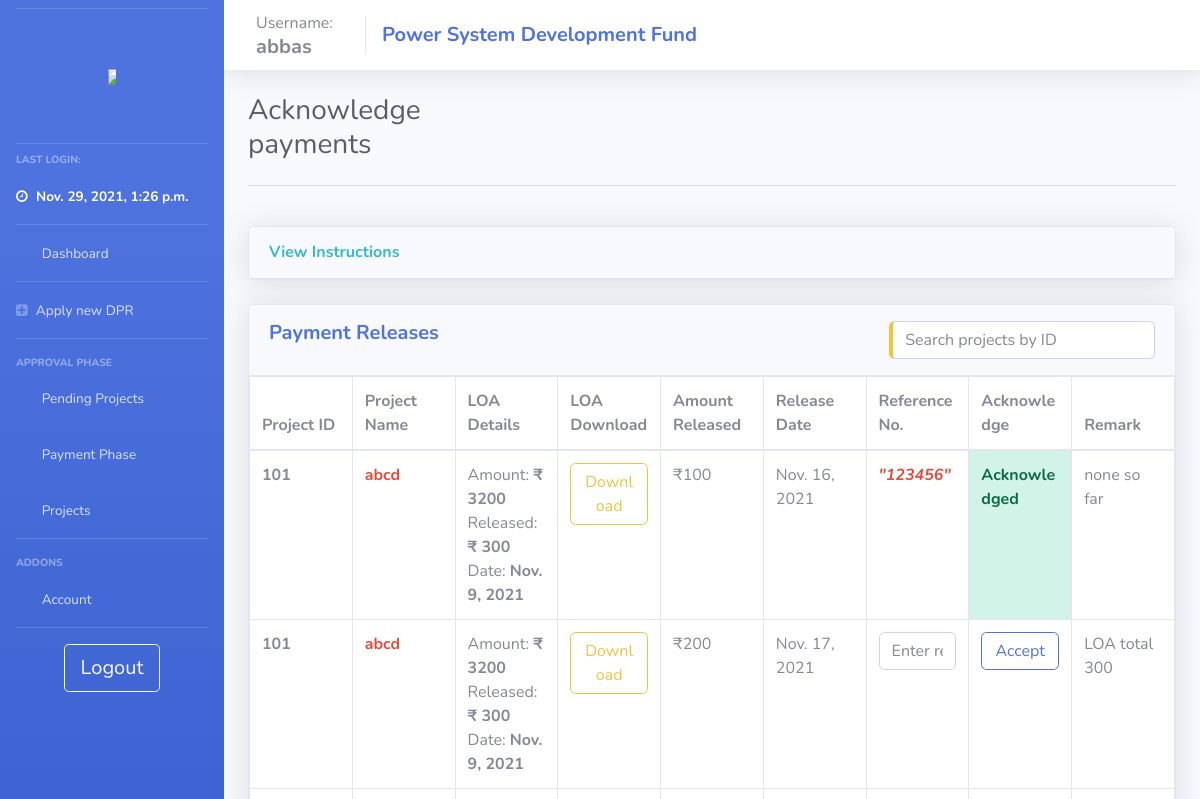
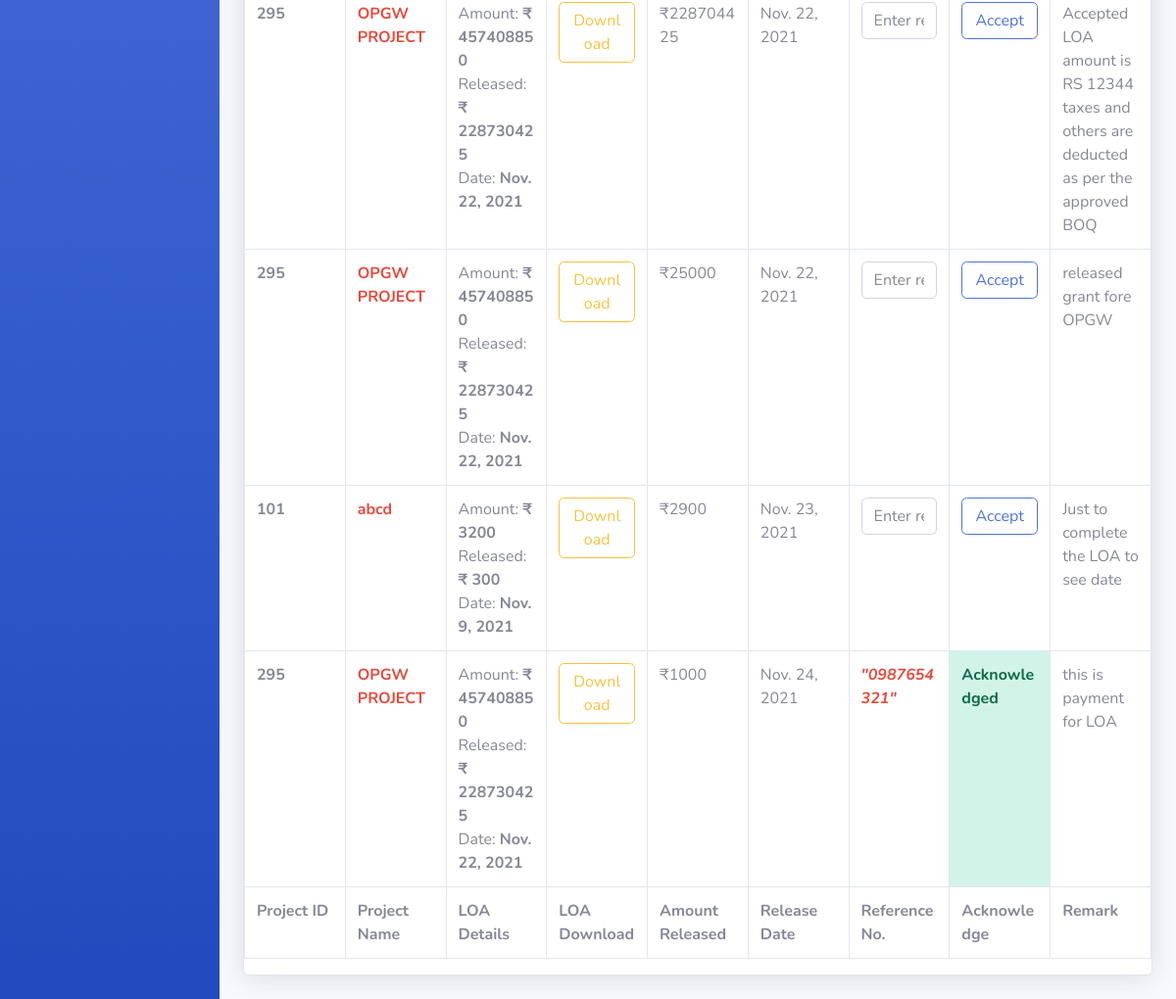
The page /user_ack_pay/ (signed in) on the database its author committed (2 pictures, top to bottom).
### psdf_main/models.py (models this page shows)
class users(models.Model):
    username = models.CharField(max_length=200, null = False, unique = True)
    password = models.CharField(max_length=200, null = True)
    nodal = models.CharField(max_length=200, null = True)
    region = models.CharField(max_length=20, null = True)
    email = models.TextField(max_length=50, null=True)
    utilname = models.CharField(max_length=400, null = True)
    contact = models.CharField(max_length=10, null = True)
    address = models.CharField(max_length=500, null = True)
    reqdate = models.DateField(auto_now_add=True,null = True)
    aprdate = models.DateField( null = True)
    lastlogin = models.DateTimeField(null = True)
    admin = models.BooleanField(default=False)
    auditor = models.BooleanField(default=False)
    active = models.BooleanField(default=False)
    activate = models.BooleanField(default=False)
    notification = models.TextField(null=True)
    tpd = models.TextField(null=True)

class payment(models.Model):
    project = models.ForeignKey(projects, null = True, on_delete= models.CASCADE)
    user = models.ForeignKey(users, null = True, on_delete= models.CASCADE)
    loa = models.ForeignKey(loadata, null=True, on_delete= models.CASCADE)
    ref_no = models.TextField(null=True, default='Not available')
    amount = models.IntegerField(null=True)
    release_date = models.DateField(null=True, auto_now_add=True)
    recv_date = models.DateField(null=True)
    filepath = models.TextField(null = True)
    remark = models.TextField(null=True, default = 'Not Available')
    ack = models.BooleanField(default= False)

class projects(models.Model):
    userid = models.ForeignKey(users, null = True, on_delete = models.SET_NULL)
    name = models.CharField(max_length=200, null = False)
    newid = models.IntegerField(null = True, unique=True)
    dprsubdate = models.DateField(null = True)
    amt_asked = models.IntegerField(null = False)
    amt_approved = models.IntegerField(null = True)
    amt_released = models.IntegerField(default = 0)
    schedule = models.IntegerField(null = True)
    fundcategory = models.CharField(max_length=20, null = True)
    projectpath = models.TextField(null = True)
    quantumOfFunding = models.IntegerField(null = True)
    status = models.CharField(max_length=1, null = True, default = '1')
    submitted_boq  = models.TextField(null=True)
    approved = models.BooleanField(default = False)
    ext = models.TextField(null=True)
    extF = models.TextField(null=True)
    deny = models.BooleanField(default = False)
    remark = models.TextField(null = True)
    remark_date = models.DateField(null = True)
    completedate = models.DateField(null = True)
    denydate = models.DateField(null = True)
    approvedate = models.DateField(null = True)
    tesg_list = models.TextField(null=True)
    dpraprdate = models.DateField(null = True, auto_now_add=True)
    tesgaprdate = models.DateField(null = True)
    appraprdate = models.DateField(null = True)
    moniaprdate = models.DateField(null = True)
    workflow = models.TextField(null=True)
    sanction_date = models.DateField(null=True)
    doc_path = models.TextField(null=True)
    doc_sign_date = models.DateField(null=True)
    completed = models.BooleanField(null=True, default=False)

class loadata(models.Model):
    project = models.ForeignKey(projects, null = True, on_delete= models.CASCADE)
    user = models.ForeignKey(users, null = True, on_delete= models.CASCADE)
    amt = models.IntegerField(null=True)
    amt_released = models.IntegerField(null=True, default=0)
    filepath = models.TextField(null=True)
    subdate = models.DateField(null = True)
    compdate = models.DateField(null = True, auto_now_add=False)
    ackdate = models.DateField(null=True)
    completed = models.BooleanField(default = False)
    approved = models.BooleanField(default = False)
    remark = models.TextField(null = True, default = "Not Available")

### psdf_main/payment.py (the view, shortened to what this page needs)
# urls.py: path('user_ack_pay/', views.user_ack_pay, name="user_ack_pay"),
def user_ack_pay(request):
    if useronline(request):
        context = full_user_context(request)
        context['pays'] = payment.objects.filter(user = getuser(request))
        return render(request, 'psdf_main/_user_payments.html', context)
    else:
        return oops(request)

### psdf_main/helpers.py (called while the page is built)
def useronline(request):
    if (request.session.has_key('user')):
        return True
    else:
        return False

def getuser(request):
    try:
        return users.objects.filter(username = request.session['user'])[:1].get()
    except:
        return oops(request)

### psdf_main/templates/psdf_main/_user_payments.html (shortened to what this page needs)
{% extends 'psdf_main/includes/layout.html'%} {% load custom_tags %} {% load static %} {% block body %}
<div class="row">
    <div class="col-md-4">
        <h1 class="h3 mb-2 text-gray-800">Acknowledge payments</h1>
    </div>
    <div class="col-md-2">
    </div>
    <div class="col-md-6">
    </div>
</div>
<hr>
<br>
<div class="row">
    <div class="col-lg-12">
        <div class="card shadow mb-4">
            <a href="#format" class="d-block card-header py-3" data-toggle="collapse" role="button" aria-expanded="true" aria-controls="collapseCardExample">
                <h6 class="m-0 font-weight-bold text-info">View Instructions</h6>
            </a>
        </div>
    </div>
</div>
<div class="row">
    <div class="col-lg-12">
        <div class="card shadow mb-4">
            <div class="card-header py-3">
                <h5 class="m-0 font-weight-bold text-primary">Payment Releases
                    <input type="text" id="temp_proj_search" class="form-control input-text pull-right border-left-warning" onkeyup="get_temp_proj('temp_proj_search','dataTable')" placeholder="Search projects by ID" title="Search" style="margin:auto; width: 30%;">
                </h5>
            </div>
            <div class="table-responsive">
                <table class="table table-bordered table-hover" id="dataTable" width="100%" cellspacing="0" style="table-layout: fixed;
                width: 100%;">
                    <thead>
                        <tr>
                            <th>Project ID</th>
                            <th>Project Name</th>
                            <th>LOA Details</th>
                            <th>LOA Download</th>
                            <th>Amount Released</th>
                            <th>Release Date</th>
                            <th>Reference No.</th>
                            <th>Acknowledge</th>
                            <th>Remark</th>
                        </tr>
                    </thead>
                    <tfoot>
                        <tr>
                            <th>Project ID</th>
                            <th>Project Name</th>
                            <th>LOA Details</th>
                            <th>LOA Download</th>
                            <th>Amount Released</th>
                            <th>Release Date</th>
                            <th>Reference No.</th>
                            <th>Acknowledge</th>
                            <th>Remark</th>
                        </tr>
                    </tfoot>
                    <tbody>
                        {% if not pays %}
                        <tr>
                            <td>Not Available</td>
                            <td>Not Available</td>
                            <td>Not Available</td>
                            <td>Not Available</td>
                            <td>Not Available</td>
                            <td>Not Available</td>
                            <td>Not Available</td>
                            <td>Not Available</td>
                            <td>Not Available</td>
                        </tr>
                        {% else %} {% for proj in pays %}
                        <tr>
                            <td class="font-weight-bolder">{{proj.project.newid}}</td>
                            <td><a href="/user_project_details/{{proj.project.id}}" class="font-weight-bold text-danger">{{proj.project.name}}</a></td>
                            <td>Amount: <strong>₹ {{proj.loa.amt}}</strong> <br> Released: <strong>₹ {{proj.loa.amt_released}} </strong><br> Date: <strong>{{proj.loa.subdate}}</strong></td>
                            <td><a href="/downloadloa/{{proj.loa.id}}" class="btn btn-outline-warning btn-block">Download</a></td>
                            <td>₹{{proj.amount}}</td>
                            <td>{{proj.release_date}}</td>
                            {% if proj.ack == False or proj.ack == '' or proj.ack == ' ' %}
                            <form action = "{% url 'user_ack_pay' %}" method="POST" name="form{{proj.id}}" id="form{{proj.id}}">
                                <td>   <input type = "text" name = "refno" id = "refno" class="form-control" placeholder="Enter ref no."></td>
                                <td>    <button type="button" class="btn btn-outline-primary btn-responsive text-center btn-block" data-toggle="modal" data-target="#forpay{{proj.id}}">
                                    Accept
                                 </button></td>
                            </form>
                            {% else %}
                            <td class="text-danger font-weight-bold"><i>"{{proj.ref_no}}"</i></td>
                            <td class="alert-success"><strong>Acknowledged</strong></td>
                            {% endif %}
                           <td>{{proj.remark}}</td>
                        </tr>
                        {% endfor %} {% endif %}
                    </tbody>
                </table>
            </div>
        </div>
    </div>
</div>
{% endblock %}

### psdf_main/templates/psdf_main/includes/layout.html (shortened to what this page needs)
{% load static %}
<!DOCTYPE html>
<html>
<head>
    <link rel="stylesheet" href="{% static '/css/base.css' %}" type="text/css">
    <link href="{% static 'css/sb-admin-2.min.css' %}" rel="stylesheet" type="text/css">
    <link href="{% static 'vendor1/fontawesome-free/css/all.css' %}" rel="stylesheet" type="text/css">
    <link rel="stylesheet" href="https://cdnjs.cloudflare.com/ajax/libs/font-awesome/4.7.0/css/font-awesome.min.css">
</head>
<body id="page-top">
    <div id="wrapper">
        {% include 'psdf_main/includes/_navbar.html'%}
        <div id="content-wrapper" class="d-flex flex-column">
            <nav class="navbar navbar-expand navbar-light bg-white topbar mb-4 static-top shadow">
                <div class="sidebar-brand-text mx-3">Username:
                    <h5 class="m-0 font-weight-bold">{{user.username}}</h5>
                </div>
                <div class="navbar-brand">
                    <h5 class="m-0 font-weight-bold text-primary">Power System Development Fund</h5>
                </div>
            </nav>
            <div id="content">
                <div class="container-fluid">
                    {% block body %} {% endblock %}
                </div>
            </div>
        </div>
    </div>
</body>
</html>

### psdf_main/templates/psdf_main/includes/_navbar.html (shortened to what this page needs)
{% load static %}
<ul class="navbar-nav bg-gradient-primary sidebar sidebar-dark accordion" id="accordionSidebar">
    <hr class="sidebar-divider my-2"><br>
    <a class="sidebar-brand d-flex align-items-center justify-content-center" href="{% url ''%}">
        <div class="">
            <img src="{% static 'images/posocologo.png' %}" style="max-width:50%; max-height:50%;">
        </div>
    </a>
    <br>
    <hr class="sidebar-divider my-2">
    <div class="sidebar-heading">
        Last Login:
    </div>
    <li class="nav-item active">
        <a class="nav-link" href="/">
            <i class="fa fa-clock-o"></i>
            <span>{{user.lastlogin}}</span></a>
    </li>
    <hr class="sidebar-divider my-0">
    <li class="nav-item">
        <a class="nav-link" href="{% url '' %}">
            <i class="fas fa-fw fa-tachometer-alt"></i>
            <span>Dashboard</span></a>
    </li>
    <hr class="sidebar-divider my-0">
    <li class="nav-item">
        <a class="nav-link" href="{% url 'newdpr' %}">
            <i class="fa fa-plus-square"></i>
            <span>Apply new DPR</span></a>
    </li>
    <hr class="sidebar-divider">
    <div class="sidebar-heading">
        Approval Phase
    </div>
    <li class="nav-item">
        <a class="nav-link collapsed" href="#" data-toggle="collapse" data-target="#collapseTwo" aria-expanded="true" aria-controls="collapseTwo">
            <i class="fas fa-fw fa-cog"></i>
            <span>Pending Projects</span>
        </a>
    </li>
    <li class="nav-item">
        <a class="nav-link collapsed" href="#" data-toggle="collapse" data-target="#collapseThree" aria-expanded="true" aria-controls="collapseThree">
            <i class="fas fa-fw fa-bank"></i>
            <span>Payment Phase</span>
        </a>
    </li>
    <li class="nav-item">
        <a class="nav-link collapsed" href="#" data-toggle="collapse" data-target="#collapseUtilities" aria-expanded="true" aria-controls="collapseUtilities">
            <i class="fas fa-fw fa-wrench"></i>
            <span>Projects</span>
        </a>
    </li>
    <hr class="sidebar-divider">
    <div class="sidebar-heading">
        Addons
    </div>
    <li class="nav-item">
        <a class="nav-link collapsed" href="#" data-toggle="collapse" data-target="#collapsePages" aria-expanded="true" aria-controls="collapsePages">
            <i class="fas fa-fw fa-folder"></i>
            <span>Account</span>
        </a>
    </li>
    <hr class="sidebar-divider d-none d-md-block">
    <div class="text-center d-none d-md-inline">
        <a class="btn btn-lg btn-outline-light btn-wrap-text" href="{% url 'logout' %}"> Logout</a>
    </div>
</ul>

### static/css/base.css (style rules this page uses)
.btn-responsive { white-space: normal !important; word-wrap: break-word; }
nav .navbar-nav .nav-link, nav .navbar-brand { color: #000; }
.table-responsive { max-height: 80%; }
.btn-wrap-text { overflow: hidden; white-space: nowrap; display: inline-block; text-overflow: ellipsis; }

### rows shown on the page
users: lastlogin "Nov. 29, 2021, 1:26 p.m.", username "abbas"
payment: project.newid "101", project.name "abcd", loa.amt "3200", loa.amt_released "300", loa.subdate "Nov. 9, 2021", amount "100", release_date "Nov. 16, 2021", ref_no "123456", remark "none so far"
payment: project.newid "101", project.name "abcd", loa.amt "3200", loa.amt_released "300", loa.subdate "Nov. 9, 2021", amount "200", release_date "Nov. 17, 2021", remark "LOA total 300"
payment: project.newid "295", project.name "OPGW PROJECT", loa.amt "457408850", loa.amt_released "228730425", loa.subdate "Nov. 22, 2021", amount "228704425", release_date "Nov. 22, 2021", remark "Accepted LOA amount is RS 12344 taxes and others are deducted as per the approved BOQ"
payment: project.newid "295", project.name "OPGW PROJECT", loa.amt "457408850", loa.amt_released "228730425", loa.subdate "Nov. 22, 2021", amount "25000", release_date "Nov. 22, 2021", remark "released grant fore OPGW"
payment: project.newid "101", project.name "abcd", loa.amt "3200", loa.amt_released "300", loa.subdate "Nov. 9, 2021", amount "2900", release_date "Nov. 23, 2021", remark "Just to complete the LOA to see date"
payment: project.newid "295", project.name "OPGW PROJECT", loa.amt "457408850", loa.amt_released "228730425", loa.subdate "Nov. 22, 2021", amount "1000", release_date "Nov. 24, 2021", ref_no "0987654321", remark "this is payment for LOA"
